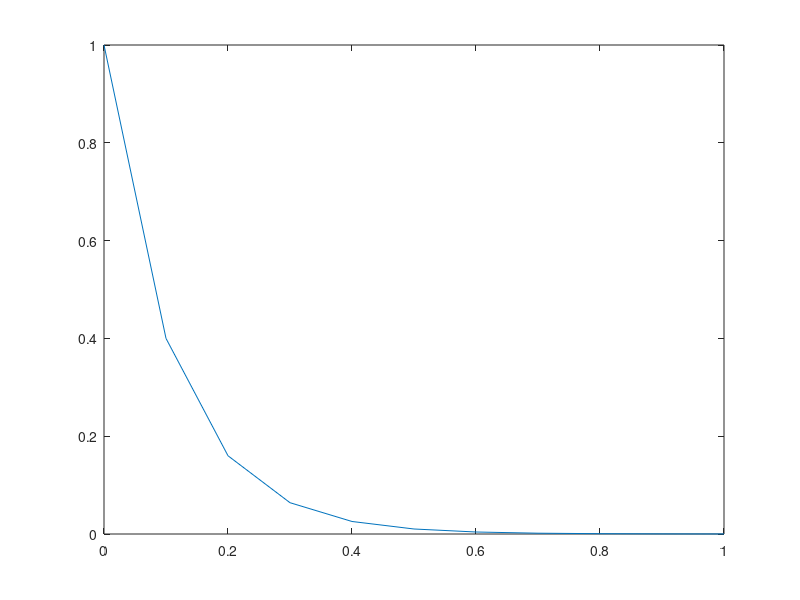

Recreate this plot in MATLAB.
func=@(x,y)-6*y;
h=0.1;
N=10;
y(1)=1;
x(1)=0;
for n=1:N
    y(n+1)=y(n)+h*(func(x(n),y(n)));
    x(n+1)=n*h;
end
plot(x,y)